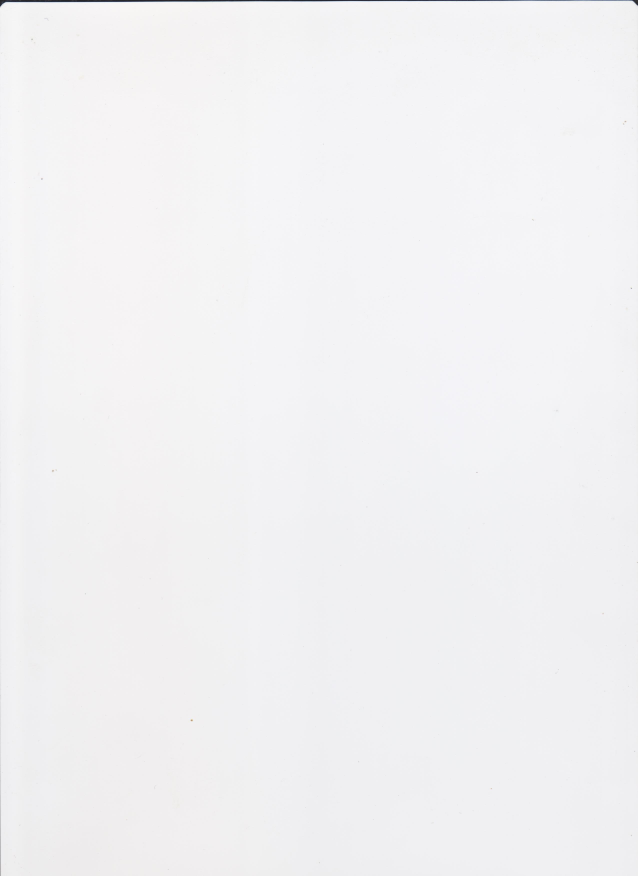
#> input picture data/blank.jpg, 2550 x 3501 px (shown at 1/4 size)
$ jupyter execute --allow-errors testAugmentation.ipynb
#> lines starting #> are read from the running program, lines starting #| are printed output that depends on the picture
[cell 1]
import cv2 as cv
import numpy as np
import matplotlib.pyplot as plt
import os
import random

[cell 2]
def readImagesFromDirectories(*directories):
    images = []
    for directory in directories:
        if not os.path.isdir(directory):
            print(f"Error: {directory} is not a valid directory path.")
            continue
        for filename in os.listdir(directory):
            if filename.endswith(('.jpg', '.jpeg', '.png', '.bmp')):
                image_path = os.path.join(directory, filename)
                img = cv.imread(image_path, cv.IMREAD_UNCHANGED)
                if img is not None:
                    images.append(img)
                else:
                    print(f"Error: Unable to read image {image_path}.")
    return images

def overlap(rect1, rect2):
    x1, y1, w1, h1 = rect1
    x2, y2, w2, h2 = rect2
    return not (x1 + w1 < x2 or x2 + w2 < x1 or y1 + h1 < y2 or y2 + h2 < y1)

def placeImage(image, mask, canvas, objects, seed=True):
    imgHeight, imgWidth = image.shape[:2]
    thresholdSeed = createMaskSeed(image, seed)
    maxAttempts = 100
    for _ in range(maxAttempts):
        x = random.randint(0, canvas.shape[1] - imgWidth)
        y = random.randint(0, canvas.shape[0] - imgHeight)
        if all(not overlap((x, y, imgWidth, imgHeight), (obj['x'], obj['y'], obj['w'], obj['h'])) for obj in objects):
            alpha = image[:, :, 3] / 255.0
            for c in range(3):
                canvas[y:y+imgHeight, x:x+imgWidth, c] = (1.0 - alpha) * canvas[y:y+imgHeight, x:x+imgWidth, c] + alpha * image[:, :, c]

            mask[y:y+imgHeight, x:x+imgWidth] = thresholdSeed
            objects.append({'x': x, 'y': y, 'w': imgWidth, 'h': imgHeight})
            return True
    return False

def createMaskSeed(image, seed=True):
    hsiImage = cv.cvtColor(image, cv.COLOR_BGR2HSV_FULL)
    saturationComponent = hsiImage[:, :, 1]
    if seed:
        _, thresholdImage = cv.threshold(saturationComponent, 30, 255, cv.THRESH_BINARY)
    else:
        _, thresholdImage = cv.threshold(saturationComponent, 30, 127, cv.THRESH_BINARY)
    return thresholdImage

def placeImagesOnBackground(backgroundImg, wheatImages, miscImages, seedChanceRef=0.3):
    canvas = backgroundImg.copy()
    mask = backgroundImg[:, :, 1].copy()
    mask[:, :] = 0
    # print(len(wheatImages) + len(miscImages))
    objects = []
    for i in range(random.randint(300, 800)):  # len(wheatImages) + len(miscImages)
        seedChance = random.randint(0, 1)
        if seedChance >= seedChanceRef:
            placeImage(random.choice(wheatImages), mask, canvas, objects)
        else:
            placeImage(random.choice(miscImages), mask, canvas, objects, False)

    return canvas, mask

[cell 3]
background_img = cv.imread("../data/blank.jpg") - 24
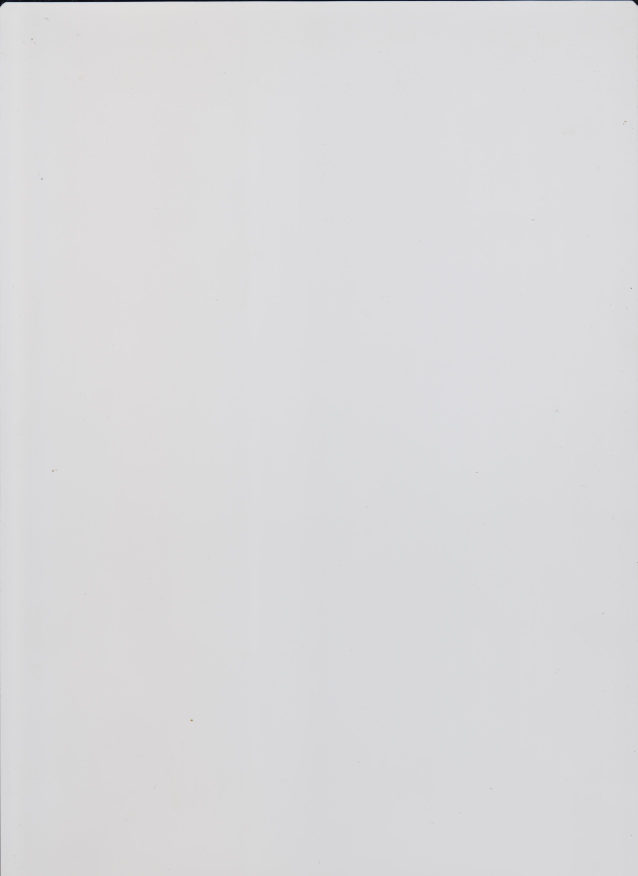
#> background_img: shape (3501, 2550, 3) (shown at 1/4 size); mean B, G, R 218.9, 217.4, 217.7
wheat_images = readImagesFromDirectories("../data/objects/wheat/seeds")
misc_images = readImagesFromDirectories("../data/objects/wheat/miscs")
#> (the rest of this cell did not finish here and is left out)
